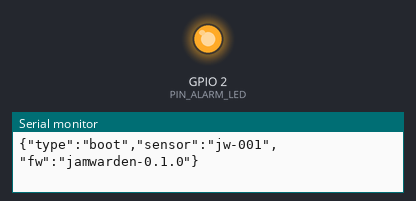
This program was run on a simulated ESP32. On the bench: output pins drawn as LEDs (lit = HIGH), the last lines printed to the serial monitor.

Above: at 0.4 s.
At 14.0 s:
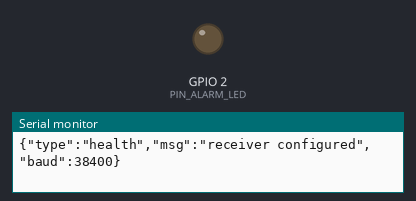
Timing chart, 0 to 15.5 s (numbered marks = the images above):
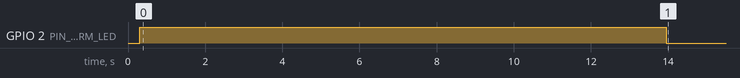

The program:

main.cpp
```cpp
// JamWarden firmware for ESP32 + u-blox M8/M9/M10 receiver.
//
// - auto-detects the receiver baud rate, enables NAV-PVT, NAV-SAT, NAV-STATUS, MON-RF (M9/M10) or MON-HW (M8)
//   and NAV-EOE, disables NMEA and moves the link to 115200 baud
// - runs the portable JamWarden detector on every navigation epoch
// - prints JSON lines on USB serial (status + events), drives an alarm LED / buzzer
// - optionally uploads events and periodic status to the dashboard collector over Wi-Fi
#include <Arduino.h>

#include "config.h"
#include "jamwarden/detector.hpp"
#include "jamwarden/ubx.hpp"

#if JW_WIFI
#include <HTTPClient.h>
#include <WiFi.h>
#endif

static HardwareSerial& GNSS = Serial2;
static jw::UbxParser parser;
static jw::Detector* detector = nullptr;
static uint32_t last_epoch_ms = 0, last_health_ms = 0;
#if JW_WIFI
static uint32_t last_upload_ms = 0;
#endif
static uint32_t epochs = 0;

// ------------------------------------------------------------------------------------- receiver setup
static void send_ubx(uint8_t cls, uint8_t id, const uint8_t* payload, uint16_t len) {
  uint8_t buf[160];
  const size_t n = jw::ubx_encode(cls, id, payload, len, buf, sizeof(buf));
  if (n) {
    GNSS.write(buf, n);
    GNSS.flush();
  }
}

struct Probe {
  bool ubx = false;
  int nmea = 0;
  uint8_t prev = 0;
};

static bool probe_baud(uint32_t baud) {
  GNSS.end();
  GNSS.setRxBufferSize(4096);
  GNSS.begin(baud, SERIAL_8N1, PIN_GNSS_RX, PIN_GNSS_TX);
  delay(150);
  while (GNSS.available()) GNSS.read();
  send_ubx(jw::cls::MON, jw::id::MON_VER, nullptr, 0);
  Probe pr;
  jw::UbxParser p;
  p.set_callback([](const jw::UbxFrame&, void* c) { static_cast<Probe*>(c)->ubx = true; }, &pr);
  const uint32_t t0 = millis();
  while (millis() - t0 < 1500 && !pr.ubx && pr.nmea < 3) {
    while (GNSS.available()) {
      const uint8_t b = static_cast<uint8_t>(GNSS.read());
      p.feed(b);
      if (pr.prev == '$' && b == 'G') ++pr.nmea;  // "$GP...", "$GN..."
      pr.prev = b;
    }
    delay(2);
  }
  return pr.ubx || pr.nmea >= 3;
}

static void valset_u8(uint8_t* p, size_t& n, uint32_t key, uint8_t val) {
  for (int i = 0; i < 4; ++i) p[n++] = static_cast<uint8_t>(key >> (8 * i));
  p[n++] = val;
}

static void configure_receiver() {
  // M9 / M10: configuration interface (CFG-VALSET, RAM layer)
  uint8_t p[96];
  size_t n = 0;
  p[n++] = 0x00;  // version
  p[n++] = 0x01;  // layers: RAM
  p[n++] = 0x00;
  p[n++] = 0x00;
  valset_u8(p, n, 0x20910007, 1);  // CFG-MSGOUT-UBX_NAV_PVT_UART1
  valset_u8(p, n, 0x20910016, 1);  // CFG-MSGOUT-UBX_NAV_SAT_UART1
  valset_u8(p, n, 0x2091001b, 1);  // CFG-MSGOUT-UBX_NAV_STATUS_UART1
  valset_u8(p, n, 0x2091035a, 1);  // CFG-MSGOUT-UBX_MON_RF_UART1
  valset_u8(p, n, 0x20910160, 1);  // CFG-MSGOUT-UBX_NAV_EOE_UART1
  valset_u8(p, n, 0x10740002, 0);  // CFG-UART1OUTPROT-NMEA = off
  send_ubx(jw::cls::CFG, jw::id::CFG_VALSET, p, static_cast<uint16_t>(n));
  delay(100);
  // M8: legacy CFG-MSG (class, id, rate on the current port). Unknown messages are simply NAK'ed.
  const uint8_t msgs[][2] = {{0x01, 0x07}, {0x01, 0x35}, {0x01, 0x03}, {0x0A, 0x09}, {0x01, 0x61}};
  for (auto& m : msgs) {
    const uint8_t pl[3] = {m[0], m[1], 1};
    send_ubx(jw::cls::CFG, jw::id::CFG_MSG, pl, 3);
    delay(30);
  }
}

static uint32_t switch_to_115200(uint32_t current) {
  if (current == 115200) return current;
  // M9/M10: CFG-UART1-BAUDRATE (U4)
  uint8_t p[12] = {0x00, 0x01, 0x00, 0x00, 0x01, 0x00, 0x52, 0x40, 0x00, 0xC2, 0x01, 0x00};  // key 0x40520001
  send_ubx(jw::cls::CFG, jw::id::CFG_VALSET, p, sizeof(p));
  // M8: CFG-PRT for UART1, 8N1, 115200, in: UBX+NMEA+RTCM, out: UBX only
  uint8_t prt[20] = {0};
  prt[0] = 1;                                  // portID UART1
  prt[4] = 0xD0; prt[5] = 0x08;                // mode 8N1 (0x000008D0)
  prt[8] = 0x00; prt[9] = 0xC2; prt[10] = 0x01;  // 115200
  prt[12] = 0x07;                              // inProtoMask
  prt[14] = 0x01;                              // outProtoMask: UBX
  send_ubx(jw::cls::CFG, jw::id::CFG_PRT, prt, sizeof(prt));
  delay(200);
  if (probe_baud(115200)) return 115200;
  probe_baud(current);  // receiver refused: stay at the old rate
  return current;
}

// ------------------------------------------------------------------------------------- output
static void set_alarm(bool on) {
  if (PIN_ALARM_LED >= 0) digitalWrite(PIN_ALARM_LED, on ? HIGH : LOW);
  if (PIN_BUZZER >= 0) digitalWrite(PIN_BUZZER, on ? HIGH : LOW);
}

static String with_sensor(const std::string& json) {
  // insert "sensor":"id" after the opening brace
  String s = "{\"sensor\":\"" SENSOR_ID "\",";
  s += (json.c_str() + 1);
  return s;
}

#if JW_WIFI
static void upload(const String& line) {
  if (WiFi.status() != WL_CONNECTED) return;
  HTTPClient http;
  http.setTimeout(1500);
  if (http.begin(COLLECTOR_URL)) {
    http.addHeader("Content-Type", "application/json");
    http.POST(line);
    http.end();
  }
}
#endif

static void on_frame(const jw::UbxFrame& f, void*) {
  detector->on_frame(f, millis());
  jw::Event e;
  while (detector->poll_event(e)) {
    const String line = with_sensor(jw::Detector::event_json(e));
    Serial.println(line);
#if JW_WIFI
    upload(line);
#endif
  }
  if (detector->epoch_ready()) {
    ++epochs;
    last_epoch_ms = millis();
    const jw::EpochMetrics& m = detector->last();
    set_alarm(m.jamming || m.spoofing);
    if (epochs % STATUS_EVERY == 0) {
      const String line = with_sensor(detector->status_json());
      Serial.println(line);
#if JW_WIFI
      if (millis() - last_upload_ms >= UPLOAD_STATUS_EVERY_S * 1000UL) {
        last_upload_ms = millis();
        upload(line);
      }
#endif
    }
  }
}

void setup() {
  Serial.begin(115200);
  delay(300);
  if (PIN_ALARM_LED >= 0) pinMode(PIN_ALARM_LED, OUTPUT);
  if (PIN_BUZZER >= 0) pinMode(PIN_BUZZER, OUTPUT);
  set_alarm(true);
  Serial.println("{\"type\":\"boot\",\"sensor\":\"" SENSOR_ID "\",\"fw\":\"jamwarden-0.1.0\"}");

  static const uint32_t bauds[] = {38400, 9600, 115200, 57600, 19200};
  uint32_t found = 0;
  for (uint32_t b : bauds) {
    if (probe_baud(b)) {
      found = b;
      break;
    }
  }
  if (!found) {
    Serial.println("{\"type\":\"health\",\"msg\":\"no GNSS receiver detected - check wiring/power\"}");
    found = 38400;
    probe_baud(found);
  }
  configure_receiver();
  const uint32_t baud = switch_to_115200(found);
  Serial.printf("{\"type\":\"health\",\"msg\":\"receiver configured\",\"baud\":%lu}\n",
                static_cast<unsigned long>(baud));

  jw::DetectorConfig cfg;
  cfg.static_mode = STATIC_MODE != 0;
  detector = new jw::Detector(cfg);
  parser.set_callback(on_frame, nullptr);

#if JW_WIFI
  WiFi.mode(WIFI_STA);
  WiFi.begin(WIFI_SSID, WIFI_PASS);
#endif
  set_alarm(false);
  last_epoch_ms = millis();
}

void loop() {
  while (GNSS.available()) parser.feed(static_cast<uint8_t>(GNSS.read()));
  const uint32_t now = millis();
  if (now - last_epoch_ms > 5000 && now - last_health_ms > 5000) {
    last_health_ms = now;
    Serial.printf("{\"type\":\"health\",\"sensor\":\"%s\",\"msg\":\"no navigation epochs for %lu s\",\"frames\":%lu,"
                  "\"checksum_errors\":%lu}\n",
                  SENSOR_ID, static_cast<unsigned long>((now - last_epoch_ms) / 1000),
                  static_cast<unsigned long>(parser.frames()), static_cast<unsigned long>(parser.checksum_errors()));
  }
  delay(1);
}
```

config.h
```cpp
// JamWarden firmware configuration. Edit, then: pio run -t upload && pio device monitor
#pragma once

// ---- wiring (ESP32 DevKit v1): GNSS TX -> GPIO16 (RX2), GNSS RX <- GPIO17 (TX2), 3V3, GND
#ifndef PIN_GNSS_RX
#define PIN_GNSS_RX 16
#endif
#ifndef PIN_GNSS_TX
#define PIN_GNSS_TX 17
#endif
#ifndef PIN_ALARM_LED
#define PIN_ALARM_LED 2          // on-board LED on most DevKits
#endif
#ifndef PIN_BUZZER
#define PIN_BUZZER -1            // optional active buzzer, -1 = none
#endif

// ---- sensor
#ifndef SENSOR_ID
#define SENSOR_ID "jw-001"
#endif
#ifndef STATIC_MODE
#define STATIC_MODE 1            // 1 = fixed installation (roof, mast, crane), 0 = vehicle / vessel
#endif
#ifndef STATUS_EVERY
#define STATUS_EVERY 1           // print a status line every N epochs (1 Hz)
#endif

// ---- optional Wi-Fi uplink to the dashboard collector (dashboard/collector.py)
#ifndef JW_WIFI
#define JW_WIFI 0
#endif
#ifndef WIFI_SSID
#define WIFI_SSID "your-ssid"
#endif
#ifndef WIFI_PASS
#define WIFI_PASS "your-password"
#endif
#ifndef COLLECTOR_URL
#define COLLECTOR_URL "http://192.168.1.10:8050/api/ingest"
#endif
#ifndef UPLOAD_STATUS_EVERY_S
#define UPLOAD_STATUS_EVERY_S 10 // events are uploaded immediately, status every N seconds
#endif
```
